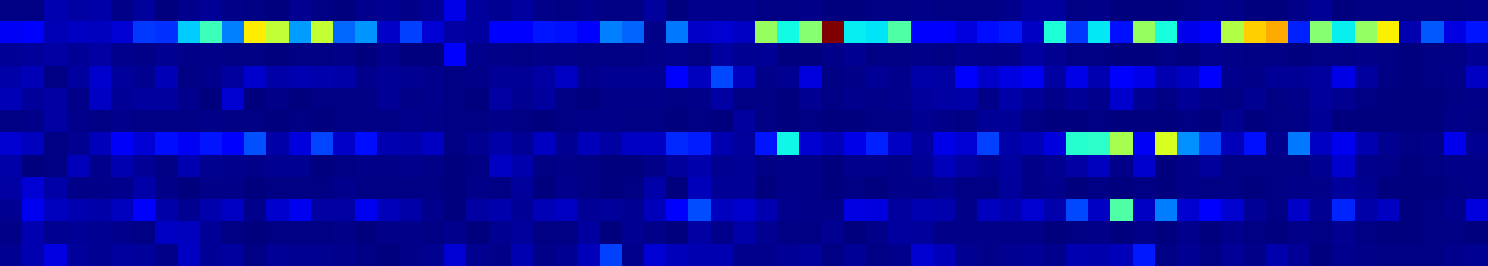
#> input picture audio2waveform/b3b.png, 1488 x 266 px
$ python com.py b3b.png c1a.png   (older library calls are emulated)
#> lines starting #> are read from the running program, lines starting #| are printed output that depends on the picture; long printed decimals are rounded
from skimage.measure import compare_ssim
#from scipy.misc import imread

import matplotlib.image as mpimg
import numpy as np
import sys

arg = sys.argv
if len(arg) == 3:
    src1 = arg[1]
    src2 = arg[2]

img1 = mpimg.imread(src1)
#> img1 is the input picture: shape (266, 1488, 4) float32; mean R, G, B, A 0.0156, 0.0458, 0.615, 1
img2 = mpimg.imread(src2)
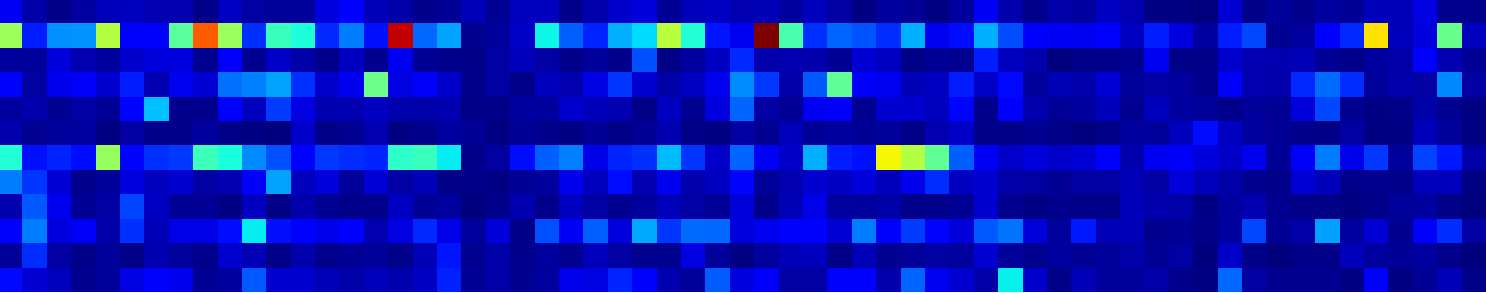
#> input picture audio2waveform/c1a.png, 1486 x 293 px
#> img2 is the input picture: shape (293, 1486, 4) float32; mean R, G, B, A 0.0199, 0.0848, 0.731, 1

img2 = np.resize(img2, (img1.shape[0], img1.shape[1], img1.shape[2]))
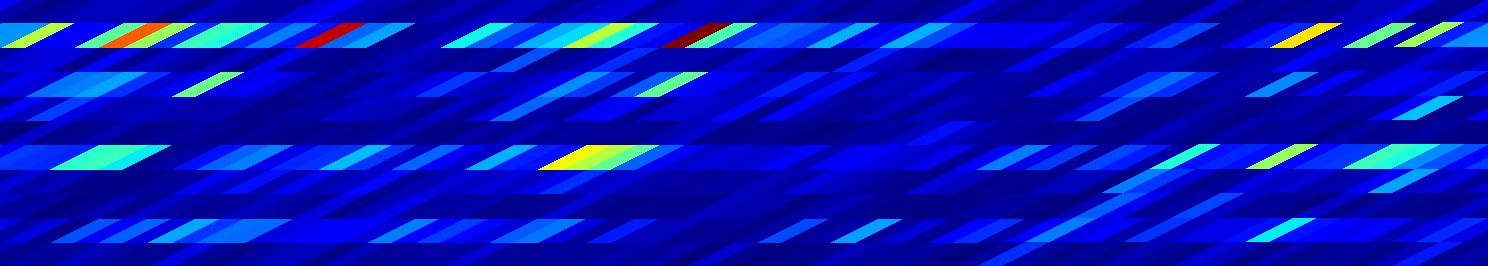
#> img2: shape (266, 1488, 4) float32; mean R, G, B, A 0.0181, 0.0855, 0.729, 1

#print(img2.shape)
#print(img1.shape)
ssim = compare_ssim(img1, img2, multichannel=True)
#> ssim = 0.769

print(ssim)
#| 0.7688
